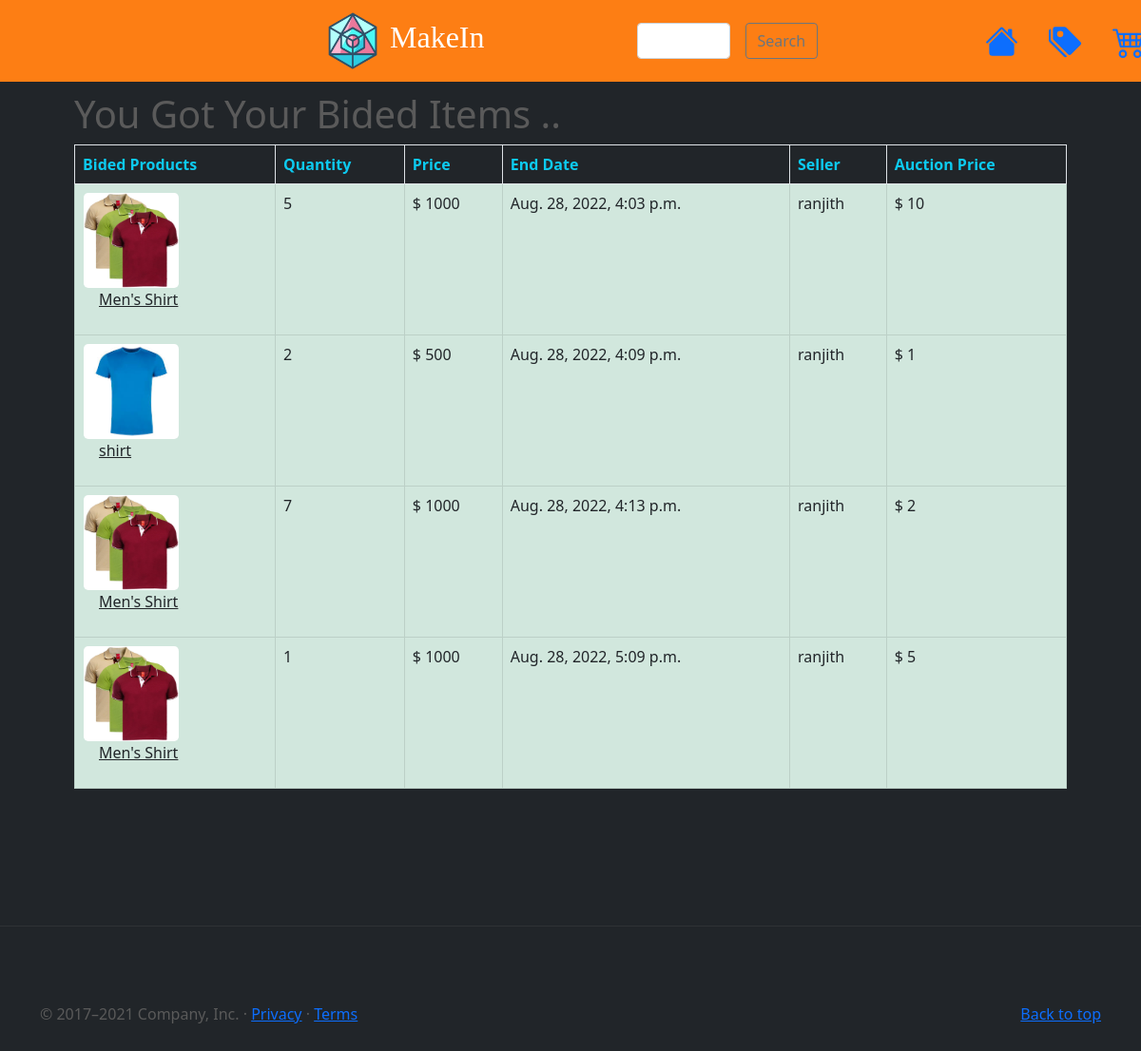
Screenshot of /bid-result (signed in) with the database file from the repository.
### rbidapp/models.py (models this page shows)
class BidResult(models.Model):
    buyer = models.ForeignKey(User,on_delete=models.CASCADE, null=True , related_name='buyer' )
    name = models.CharField(max_length = 200, default='')
    qty = models.PositiveIntegerField()
    img = models.CharField(max_length = 200, default='')
    price = models.PositiveIntegerField()
    about = models.TextField()
    expiry = models.DateTimeField()
    seller1 = models.ForeignKey(User,on_delete=models.CASCADE,  null=True , related_name='seller1' )
    seller1_price = models.PositiveIntegerField()
    class Meta:
        verbose_name_plural='BidResult'

### rbidapp/views.py (the view)
# urls.py: path('bid-result', views.bid_result, name='bid-result'),
@login_required
def bid_result(request):
    user = request.user
    bidresults = BidResult.objects.filter(buyer = user)
    return render(request,"bid-result.html",{'bidresults':bidresults})

### rbidapp/templates/bid-result.html
{% extends 'base.html' %}
{% load static %}
{% block content %}
<main>
  <div class="container marketing p-5">
  <h1>You Got Your Bided Items ..</h1>
	<table class="table table-bordered table-hover">
		<thead class="text-info" >
			<tr>
				<th>Bided Products</th>
				<th>Quantity</th>
				<th>Price</th>
				<th>End Date</th>
				<th>Seller</th>
				<th>Auction Price</th>
			</tr>
		</thead>
		<tbody class="text-dark table-success" >
		{% for bid in bidresults %}
			<tr>
				<td>
				<table>
					<tr>
						<th>
						<img src="/media/{{bid.img}}" class="rounded-3" height="100" width="100" />
						<p><a  class="text-dark px-3 h6" href="#">{{bid.name}}</a></p>
						</th>
					</tr>
				</table>
				</td>
				<td >
					{{bid.qty}}
				</td>
				<td>$ {{bid.price}}</td>
				<td>{{bid.expiry}}</td>
				<td>{{bid.seller1}}</td>
				<td>$ {{bid.seller1_price}}</td>
			</tr>
		{% endfor %}
		</tbody>
	</table>
	</div>
    <hr class="featurette-divider">
</main>
{% endblock %}

### rbidapp/static/css/carousel.css (style rules this page uses)
body { padding-top: 3rem; padding-bottom: 3rem; color: #5a5a5a; }
.featurette-divider { margin: 5rem 0; }

### rows the page displays
BidResult: img (picture), name "Men's Shirt", qty "5", price "1000", expiry "Aug. 28, 2022, 4:03 p.m.", seller1 "ranjith", seller1_price "10"
BidResult: img (picture), name "shirt", qty "2", price "500", expiry "Aug. 28, 2022, 4:09 p.m.", seller1 "ranjith", seller1_price "1"
BidResult: img (picture), name "Men's Shirt", qty "7", price "1000", expiry "Aug. 28, 2022, 4:13 p.m.", seller1 "ranjith", seller1_price "2"
BidResult: img (picture), name "Men's Shirt", qty "1", price "1000", expiry "Aug. 28, 2022, 5:09 p.m.", seller1 "ranjith", seller1_price "5"
